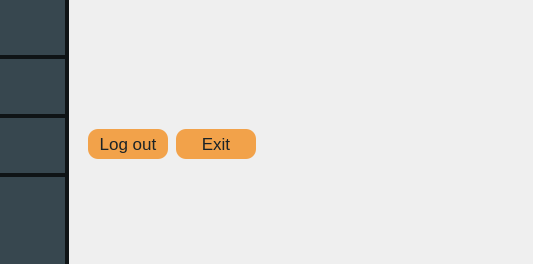
<?xml version="1.0" encoding="UTF-8"?>
<ui version="4.0">
 <class>PurchasesMenu</class>
 <widget class="QWidget" name="PurchasesMenu">
  <property name="geometry">
   <rect>
    <x>0</x>
    <y>0</y>
    <width>533</width>
    <height>264</height>
   </rect>
  </property>
  <property name="windowTitle">
   <string>Form</string>
  </property>
  <property name="styleSheet">
   <string notr="true"/>
  </property>
  <layout class="QGridLayout" name="gridLayout_4">
   <property name="leftMargin">
    <number>0</number>
   </property>
   <property name="topMargin">
    <number>0</number>
   </property>
   <property name="rightMargin">
    <number>0</number>
   </property>
   <property name="bottomMargin">
    <number>0</number>
   </property>
   <property name="spacing">
    <number>0</number>
   </property>
   <item row="0" column="0">
    <layout class="QGridLayout" name="gridLayout">
     <property name="leftMargin">
      <number>0</number>
     </property>
     <property name="spacing">
      <number>0</number>
     </property>
     <item row="0" column="0">
      <widget class="QWidget" name="SpacerMenuBlack" native="true">
       <property name="styleSheet">
        <string notr="true">QPushButton{
	background-color:#37474F;
	border:none;

}


#SpacerMenuBlack{
	background-color:#0f1416;

}

#SpacerMenuGrey{
	background-color:#37474F;
}

</string>
       </property>
       <layout class="QGridLayout" name="gridLayout_3">
        <property name="leftMargin">
         <number>0</number>
        </property>
        <property name="topMargin">
         <number>0</number>
        </property>
        <property name="rightMargin">
         <number>4</number>
        </property>
        <property name="bottomMargin">
         <number>0</number>
        </property>
        <property name="horizontalSpacing">
         <number>0</number>
        </property>
        <property name="verticalSpacing">
         <number>4</number>
        </property>
        <item row="6" column="0">
         <widget class="QLabel" name="SpacerMenuGrey">
          <property name="text">
           <string/>
          </property>
         </widget>
        </item>
        <item row="4" column="0">
         <widget class="QPushButton" name="ReserveButton">
          <property name="sizePolicy">
           <sizepolicy hsizetype="Fixed" vsizetype="Fixed">
            <horstretch>0</horstretch>
            <verstretch>0</verstretch>
           </sizepolicy>
          </property>
          <property name="minimumSize">
           <size>
            <width>65</width>
            <height>55</height>
           </size>
          </property>
          <property name="maximumSize">
           <size>
            <width>65</width>
            <height>55</height>
           </size>
          </property>
          <property name="text">
           <string/>
          </property>
         </widget>
        </item>
        <item row="5" column="0">
         <widget class="QPushButton" name="LogOutButton">
          <property name="sizePolicy">
           <sizepolicy hsizetype="Fixed" vsizetype="Fixed">
            <horstretch>0</horstretch>
            <verstretch>0</verstretch>
           </sizepolicy>
          </property>
          <property name="minimumSize">
           <size>
            <width>65</width>
            <height>55</height>
           </size>
          </property>
          <property name="maximumSize">
           <size>
            <width>65</width>
            <height>55</height>
           </size>
          </property>
          <property name="text">
           <string/>
          </property>
         </widget>
        </item>
        <item row="2" column="0">
         <widget class="QPushButton" name="BuyButton">
          <property name="sizePolicy">
           <sizepolicy hsizetype="Fixed" vsizetype="Fixed">
            <horstretch>0</horstretch>
            <verstretch>0</verstretch>
           </sizepolicy>
          </property>
          <property name="minimumSize">
           <size>
            <width>65</width>
            <height>55</height>
           </size>
          </property>
          <property name="maximumSize">
           <size>
            <width>65</width>
            <height>55</height>
           </size>
          </property>
          <property name="text">
           <string/>
          </property>
         </widget>
        </item>
       </layout>
      </widget>
     </item>
    </layout>
   </item>
   <item row="0" column="1">
    <widget class="QStackedWidget" name="stackedWidget">
     <widget class="QWidget" name="exitPage">
      <property name="styleSheet">
       <string notr="true">
/*--------------------------------Button--------------------------------*/

QPushButton{
	
	background-color: rgba(242, 150, 47, 220);
	
	border:none;
	border-radius:10px;

	color:#1b2327;
	font-family:  &quot;Calibri Bold&quot;;
	font-size: 17px;

}

QPushButton:hover:!pressed{
	background-color: #455A64;
color:#EEEEEE;

}

QPushButton:hover:pressed{
	background-color: #37474F;
color:#DDDDDD;
}
QPushButton#ReverseDepDest{
	
	background-color: none;
	


	color:#78909C;
	font-family:  &quot;Calibri Bold&quot;;
	font-size: 25px;

}
QPushButton#ReverseDepDest:hover:!pressed{
	color:rgba(242, 150, 47, 220);


}
</string>
      </property>
      <layout class="QGridLayout" name="gridLayout_5">
       <item row="2" column="0">
        <spacer name="verticalSpacer_2">
         <property name="orientation">
          <enum>Qt::Vertical</enum>
         </property>
         <property name="sizeHint" stdset="0">
          <size>
           <width>0</width>
           <height>0</height>
          </size>
         </property>
        </spacer>
       </item>
       <item row="1" column="0">
        <layout class="QGridLayout" name="gridLayout_2">
         <property name="leftMargin">
          <number>10</number>
         </property>
         <property name="horizontalSpacing">
          <number>8</number>
         </property>
         <property name="verticalSpacing">
          <number>0</number>
         </property>
         <item row="0" column="0">
          <widget class="QPushButton" name="logOutButton">
           <property name="sizePolicy">
            <sizepolicy hsizetype="Fixed" vsizetype="Fixed">
             <horstretch>0</horstretch>
             <verstretch>0</verstretch>
            </sizepolicy>
           </property>
           <property name="minimumSize">
            <size>
             <width>80</width>
             <height>30</height>
            </size>
           </property>
           <property name="text">
            <string>Log out</string>
           </property>
          </widget>
         </item>
         <item row="0" column="1">
          <widget class="QPushButton" name="exitButton">
           <property name="sizePolicy">
            <sizepolicy hsizetype="Fixed" vsizetype="Fixed">
             <horstretch>0</horstretch>
             <verstretch>0</verstretch>
            </sizepolicy>
           </property>
           <property name="minimumSize">
            <size>
             <width>80</width>
             <height>30</height>
            </size>
           </property>
           <property name="text">
            <string>Exit</string>
           </property>
          </widget>
         </item>
        </layout>
       </item>
       <item row="0" column="0">
        <spacer name="verticalSpacer">
         <property name="orientation">
          <enum>Qt::Vertical</enum>
         </property>
         <property name="sizeType">
          <enum>QSizePolicy::Fixed</enum>
         </property>
         <property name="sizeHint" stdset="0">
          <size>
           <width>0</width>
           <height>120</height>
          </size>
         </property>
        </spacer>
       </item>
       <item row="1" column="1">
        <spacer name="horizontalSpacer">
         <property name="orientation">
          <enum>Qt::Horizontal</enum>
         </property>
         <property name="sizeHint" stdset="0">
          <size>
           <width>0</width>
           <height>0</height>
          </size>
         </property>
        </spacer>
       </item>
      </layout>
     </widget>
    </widget>
   </item>
  </layout>
 </widget>
 <resources/>
 <connections/>
</ui>
